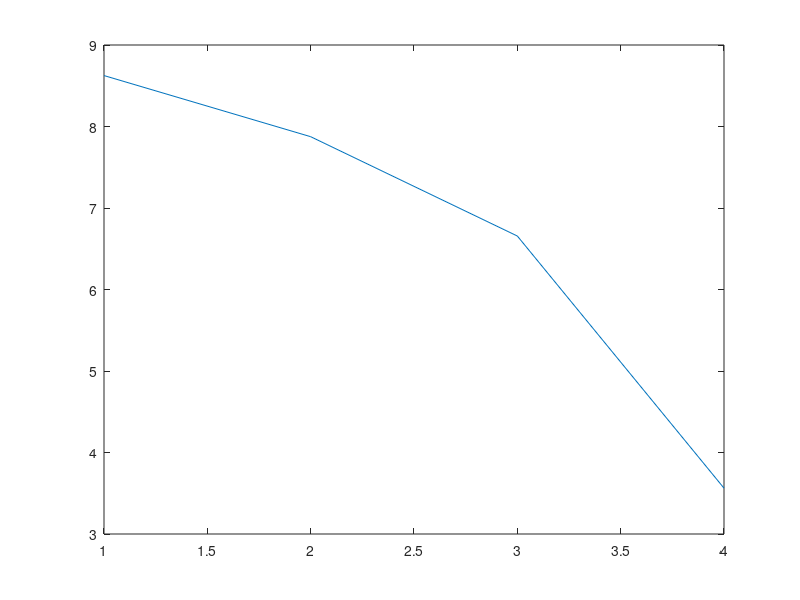

This chart was generated by the following MATLAB code:
%% FEM FOR HEAT TRANSFER IN A 1D BAR =====================================
% This code solves for the temperature distribution through a bar of 
% length 20 with 2 elements defined by nodes at x = {0, 12, 20}. The
% governing equation is  s(x) + k * d^2(f)/dx^2 = 0.

% ==== CONSTANTS ====
% k  == thermal diffusivity
% q0 == heat flux from the left side of the bar
% fL == temperature defined on the right side of the bar
% x  == array containing the x-values of each node
% NE == number of elements 
% h  == array containing the length of each element

% ==== MATRICIES ====
% D  == Diffusion matrix
% M  == Mass matrix
% f  == 1D matrix of temperature values at each element
% s  == Source matrix
% c  == boundary conditions

% Developed by Dan Sweeney (26 September 2014)
% Last updated: 26 September 2014
% ========================================================================

%% Setup
% Boundary conditions
q0 = 1;
fL = 0;

% Constants
k = 1;

%% Define x values for nodes and # of elements
x = linspace(0, 3, 5);

% # of elements = # of nodes - 1
NE = length(x) - 1;

%% Calculate the length of each element
% Initialize element length array
h = zeros(1, length(x)-1);

% Calculate the length of each element
for i = 1:length(x)-1
    h(i) = x(i+1) - x(i);
end

%% Initialize matricies
% Equation takes the form: D*f = c + M*s
D = zeros(NE, NE);      % NE x NE
M = zeros(NE, NE+1);    % NE x NE+1
f = zeros(NE, 1);       % NE x 1
s = zeros(NE+1, 1);     % NE+1 x 1
c = zeros(NE, 1);       % NE x 1

%% Assemble c matrix
c(1) = q0/k;
c(end) = fL/h(end);

%% Assemble s matrix
s(3) = 5;

%% Assemble the D matrix
for i = 1:NE
    for j = 1:NE
        if i == 1 && j == 1
          D(i, j) = 1/h(i);
            
        elseif i == j &&  i ~= 1 
            D(i, j) = 1/h(i) + 1/h(i-1);
            
        elseif i == j + 1
            D(i, j) = -1/h(i-1);
            
        elseif i == j - 1
            D(i, j) = -1/h(i);
            
        %elseif i == j && i == NE
        %    D(i, j) = 1/h(i);
            
        else
            D(i, j) = 0;
        end
    end
end

%% Assemble the M matrix
for i = 1:NE
    for j = 1:NE+1
        if i == 1 && j == 1
            M(i, j) = h(i)/3;
            
        elseif i == j && i ~= 1 && i ~= NE+1
            M(i, j) = h(i)/3 + h(i-1)/3;
            
        elseif i == j + 1
            M(i, j) = h(i-1)/6;
            
        elseif i == j - 1
            M(i, j) = h(i)/6;
            
        else
            M(i, j) = 0;
        end
    end
end

%% Generate the b matrix
% Equation takes the form: D*f = c + M*s
% --> b = c + M*s
b = c + 1/k * M * s;

%% Solve for the f matrix
% Equation takes the form: D*f = b
% --> f = inv(D)*b
f = inv(D) * b;
plot(f)
%% Display f matrix
disp('f-matrix =')
disp(f)
